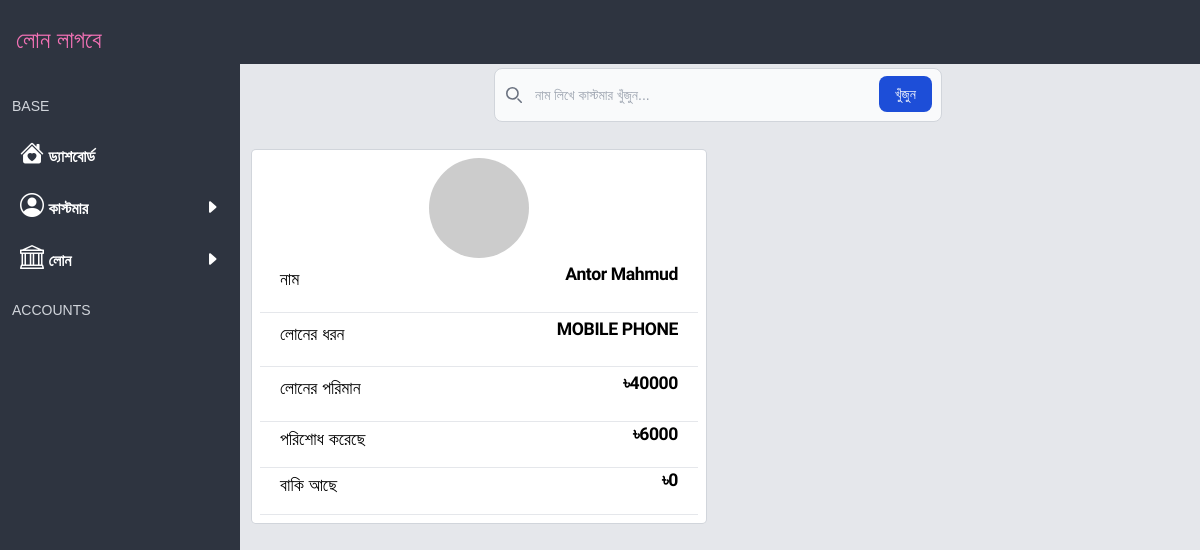
Before: /see-customer with the older database file.
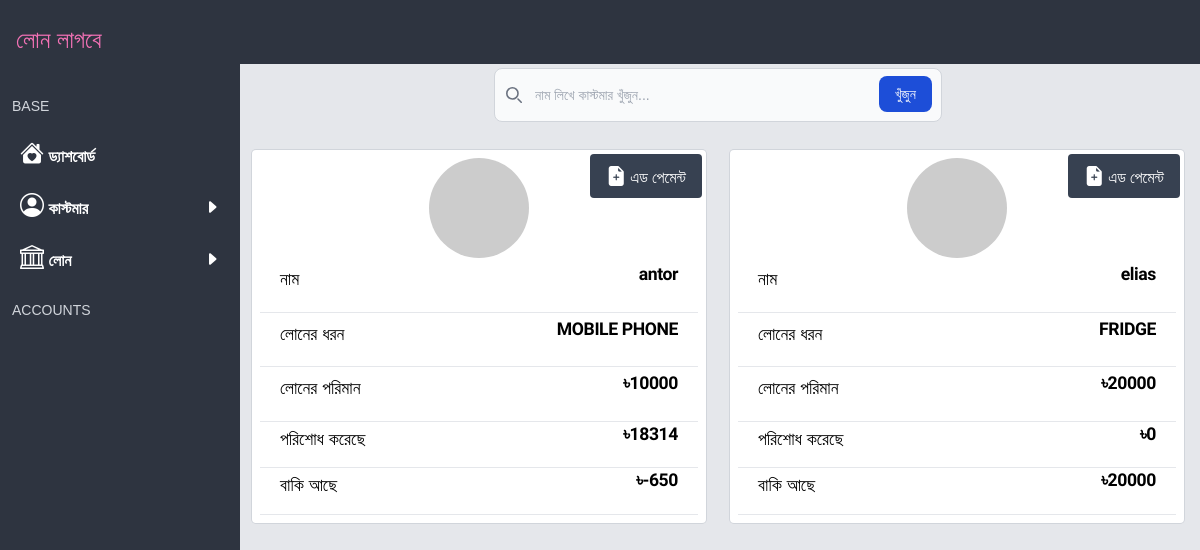
After: the same page with the newer database file.
### base/models.py (models this page shows, shortened)
class Base(models.Model):
    created_at = models.DateTimeField(default=timezone.now, editable=False)
    updated_at = models.DateTimeField(auto_now=True)
    class Meta:
        abstract = True

class Customer(Base):
    name = models.CharField(max_length=100)
    address = models.CharField(max_length=100)
    loans = models.ForeignKey(Loan, on_delete=models.CASCADE, related_name='user_loan')
    total_loan_amount = models.IntegerField(default=0)
    already_paid = models.IntegerField(default=0)
    have_to_paid = models.IntegerField(default=0)
    dp = models.FileField(upload_to='dp', null=True, blank=True)
    notes = models.TextField(null=True, blank=True)
    mission_complete = models.BooleanField(default=False)

class Loan(Base):
    name = models.CharField(max_length=100)
    price = models.IntegerField(default=0)

### base/views.py (the view)
# urls.py: path('see-customer', show_customer),
def show_customer(request):
    customers = Customer.objects.all()
    if request.GET.get('q'):
        customers = customers.filter(name__icontains=request.GET.get('q'))
    context = {'customer' : customers}
    return render(request, 'seecustomer.html', context)

### templates/seecustomer.html (shortened to what this page needs)
{% extends 'base.html' %}
{% block body %}
<form class="mb-5 max-w-md mx-auto" method="GET" action="/see-customer">
  <div class="relative">
      <div class="absolute inset-y-0 start-0 flex items-center ps-3 pointer-events-none">
      </div>
      <input name="q" type="search" id="default-search" class="block w-full p-4 ps-10 text-sm text-gray-900 border border-gray-300 rounded-lg bg-gray-50 focus:ring-blue-500 focus:border-blue-500" placeholder="নাম লিখে কাস্টমার খুঁজুন..." required />
      <button type="submit" class="text-white absolute end-2.5 bottom-2.5 bg-blue-700 hover:bg-blue-800 focus:ring-4 focus:outline-none focus:ring-blue-300 font-medium rounded-lg text-sm px-4 py-2">খুঁজুন</button>
  </div>
</form>
<div class="grid grid-cols-1 md:grid-cols-2 gap-2">
   {% for c in customer %}
   <div class="z-0 relative m-2 p-2 rounded bg-white flex flex-col justify-center ring ring-1 ring-gray-300">
    {% if c.have_to_paid != 0 %}
      <button data-modal-id="modal-{{c.id}}" class="openModalBtn top-1 right-1 absolute text-white py-2 px-4 rounded bg-gray-700">
       <i class="text-xl bi bi-file-earmark-plus-fill"></i> এড পেমেন্ট
     </button>
    {% endif %}
     <div class="flex items-center justify-center">
       <img class="rounded-full w-[100px]" src="https://api.dicebear.com/9.x/identicon/svg?seed={{c.name}}" />
     </div>
     <div class="info flex items-start justify-between mx-5 my-2">
       <p class="mute">নাম</p>
       <p class="mute gab">{{c.name}}</p>
     </div>
     <hr>
     <div class="info flex items-start justify-between mx-5 my-2">
       <p class="mute">লোনের ধরন</p>
       <p class="mute gab">{{c.loans.name}}</p>
     </div>
     <hr>
     <div class="info flex items-start justify-between mx-5 my-2">
       <p class="mute">লোনের পরিমান</p>
       <p class="mute gab">৳{{c.total_loan_amount}}</p>
     </div>
     <hr>
     <div class="info flex items-start justify-between mx-5 my-1">
       <p class="mute">পরিশোধ করেছে</p>
       <p class="mute gab">৳{{c.already_paid}}</p>
     </div>
     <hr>
     <div class="info flex items-start justify-between mx-5 my-1">
       <p class="mute">বাকি আছে</p>
       <p class="mute gab">৳{{c.have_to_paid}}</p>
     </div>
     <hr>
   </div>
   {% endfor %}
{% endblock %}

Changed rows visible on the page:
removed Customer: name "Antor Mahmud", loans.name "MOBILE PHONE", total_loan_amount "40000", already_paid "6000", have_to_paid "0"
added Customer: name "antor", loans.name "MOBILE PHONE", total_loan_amount "10000", already_paid "18314", have_to_paid "-650"
added Customer: name "elias", loans.name "FRIDGE", total_loan_amount "20000", already_paid "0", have_to_paid "20000"
